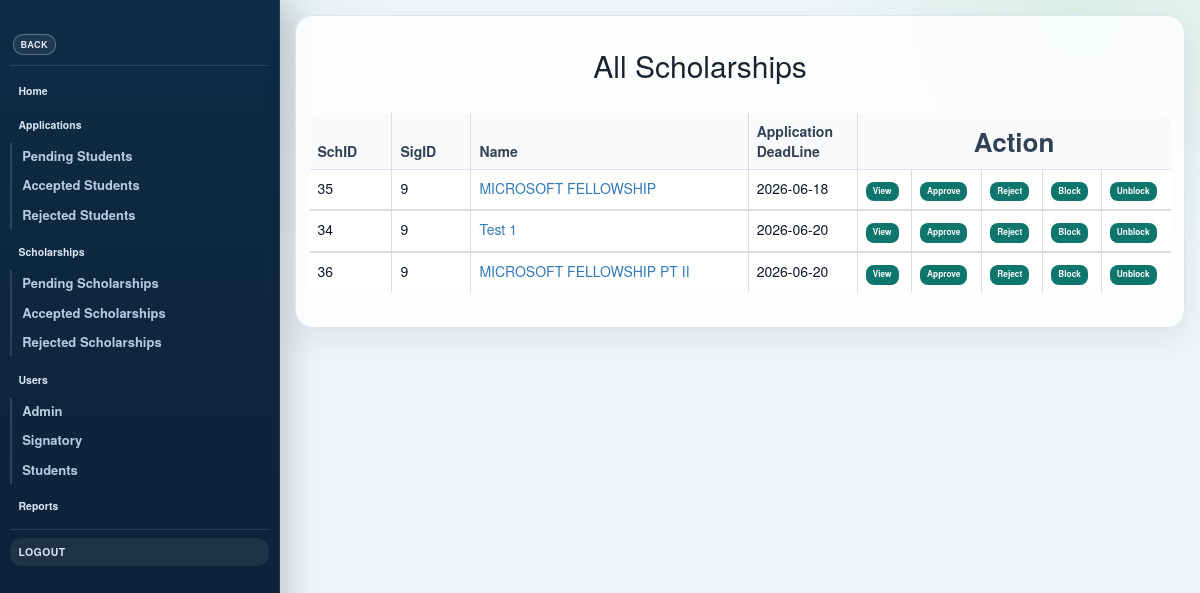
Page /admin/tempScholarship.php on the committed database.
### tables this page shows
CREATE TABLE `scholarship` (
  `scholarshipID` int(11) NOT NULL AUTO_INCREMENT,
  `sigID` int(11) NOT NULL,
  `schname` varchar(255) NOT NULL,
  `schlocation` varchar(255) NOT NULL,
  `schlocationfrom` varchar(255) NOT NULL,
  `degree` varchar(255) NOT NULL,
  `gender` varchar(20) NOT NULL,
  `target_financial_need` enum('Any','Low','Medium','High','Critical') DEFAULT 'Any',
  `religion` varchar(55) NOT NULL,
  `sch` varchar(30) NOT NULL,
  `appDeadline` date NOT NULL,
  `granteesNum` int(11) NOT NULL,
  `funding` varchar(20) NOT NULL,
  `description` varchar(4095) NOT NULL,
  `eligibility` varchar(4095) NOT NULL,
  `benefits` varchar(4095) NOT NULL,
  `apply` varchar(4095) NOT NULL,
  `links` varchar(1024) NOT NULL,
  `contact` varchar(1024) NOT NULL,
  `adminapproval` varchar(20) NOT NULL,
  `approved_at` datetime DEFAULT NULL,
  `previous_adminapproval` varchar(20) NOT NULL,
  `schstatus` varchar(20) NOT NULL DEFAULT 'active',
  PRIMARY KEY (`scholarshipID`)
);

### admin/tempScholarship.php (the view, shortened to what this page needs)
<?php
$conn = getDbConnection();
    if(isset($_GET['scholarship'])){
    	$scholarship = $_GET['scholarship'];
    }else{
    	$scholarship = "All";
    }
?>
<!DOCTYPE HTML>
<html>
  <head>
      <link href="../css/bootstrap.min.css" rel="stylesheet">
      <link href="../css/admin.css" rel="stylesheet">
	<link href="../css/pages/admin.css" rel="stylesheet">
  </head>
  <body class="app-shell">
    <div class="app-page">
			<?php require __DIR__ . '/../includes/nav-admin.php'; ?>
				<article id="main">
						<section class="content-card container">
								<div class="content">
									<?php if($scholarship == "All") {   ?>
									<section>
										<header>
											<h3 style="padding-left: 33%;font-size:30px"><?php echo $scholarship; ?> Scholarships  </h3><br>
										</header>
              				<?php
				                  $sql = "SELECT scholarshipID, sigID, schname, appDeadline, description, adminapproval, schstatus FROM scholarship ORDER BY `appDeadline` ASC ";
													$result = $conn->query($sql);
													if ($result->num_rows > 0) {
				                                ?>
				                            <table class = "table table-bordered">
				                              <thead>
				                                <tr>
				                                  <th class = "col-md-1" style="width: 5%"><strong>SchID</strong></th>
				                                  <th class = "col-md-1" style="width: 5%"><strong>SigID</strong></th>
				                                  <th class = "col-md-1" style="width: 20%"><strong>Name</strong></th>
				                                  <th class = "col-md-1" style="width: 3%"><strong>Application DeadLine</strong></th>
				                                  <th class = "col-md-1" style="width: 5%;text-align:center;font-size:26px" colspan="5"><strong>Action</strong> </th>
				                                </tr>
				                              </thead>
				                              <tbody>
				                                	<?php
				                              			while($row = $result->fetch_assoc()) {
				                              		?>
				                                    <tr>
				                                    	<td><?php
				                                    		echo $row['scholarshipID']; ?></td>
				                                    	<td><?php
				                                    		echo $row['sigID']; ?></td>
				                                      	<td><a href="#" data-toggle="modal" data-target="#scholarshipDescription"><?php
				                                      		echo $row['schname']; ?></a></td>
				                                      	<td><?php echo $row['appDeadline']; ?></td>
                                                <td>
                    															<form action="tempSchView.php" method="post">
                    					                        <button name="view" value="View">View</button>
                    					                    </form>
                    														</td>
				                                      	<td>
				                                      		<form action="../backend/adminAcceptReject.php" method="post">
					                                          <button name="accrej" value="Accept" <?php if($row['adminapproval'] === "Approved"){
                                                      echo "disabled";
                                                      echo " style = 'color:#fff'";
                                                    } ?>>Approve</button>
					                                        </form>
                    														</td>
                    														<td>
                    															 <form action="../backend/adminAcceptReject.php" method="post">
                    						                      <button name="accrej" value="Reject" <?php if($row['adminapproval'] === "Rejected"){
                                                        echo "disabled";
                                                        echo " style = 'color:#fff'";
                                                      } ?>>Reject</button>
                    						                   </form>
                    														</td>
                                                <td>
                    															 <form action="../backend/adminBlockUnblockSch.php" method="post" onsubmit="confirmblock(this,'This will Block the Scholarship and corresponding Applications.\n This wont Block the corresponding Signatory.\n Are your Sure?')">
                    						                      <button name="blk_unblk" value="blockScholarship" <?php if($row['schstatus'] === "inactive"){
                                                        echo "disabled";
                                                        echo " style = 'color:#fff'";
                                                      } ?>>Block</button>
                    						                   </form>
                    														</td>
                                                <td>
                    															 <form action="../backend/adminBlockUnblockSch.php" method="post" onsubmit="confirmunblock(this,'This will Unblock the Scholarships and corresponding Applications.\n This wont Unblock the corresponding Signatory.\n Are your Sure?')">
                    						                      <button name="blk_unblk" value="unblockScholarship" <?php if($row['schstatus'] === "active"){
                                                        echo "disabled";
                                                        echo " style = 'color:#fff'";
                                                      } ?>>Unblock</button>
                    						                   </form>
                    														</td>
				                                    </tr>
				                              </tbody>
				                              <?php } ?>
				                            </table>
				                            <?php } ?>
									</section>
                <?php } else if($scholarship == "Pending" || $scholarship == "Approved" || $scholarship == "Rejected"){   ?>
									<section>
										<header>
											<h3 style="padding-left: 30%;font-size:30px"><?php echo $scholarship; ?> Scholarships</h3><br>
										</header>
              				<?php
				                  $sql = "SELECT scholarshipID, sigID, schname, appDeadline, description, adminapproval, schstatus FROM scholarship WHERE adminapproval='$scholarship' ORDER BY `appDeadline` ASC";
													$result = $conn->query($sql);
													if ($result->num_rows > 0) {
				                                ?>
                                        <table class = "table table-bordered">
    				                              <thead>
    				                                <tr>
    				                                  <th class = "col-md-1" style="width: 5%"><strong>SchID</strong></th>
    				                                  <th class = "col-md-1" style="width: 5%"><strong>SigID</strong></th>
    				                                  <th class = "col-md-1" style="width: 20%"><strong>Name</strong></th>
    				                                  <th class = "col-md-1" style="width: 3%"><strong>Application DeadLine</strong></th>
    				                                  <th class = "col-md-1" style="width: 5%;text-align:center;font-size:26px" colspan="5"><strong>Action</strong> </th>
                                              <!-- <th class = "col-md-1"></th>
    				                               		<th class = "col-md-1"></th>
    				                               		<th class = "col-md-1"></th>
    				                                  <th class = "col-md-1"></th> -->
    				                                </tr>
    				                              </thead>
    				                              <tbody>
				                                	<?php
				                              			while($row = $result->fetch_assoc()) {
				                              		?>
				                                    <tr>
				                                    	<td><?php
				                                    		$schID=$row['scholarshipID'];
				                                    		echo $row['scholarshipID']; ?></td>
				                                    	<td><?php
				                                    		$sigID=$row['sigID'];
				                                    		echo $row['sigID']; ?></td>
				                                      	<td><a href="#" data-toggle="modal" data-target="#scholarshipDescription"><?php
				                                      		$schname=$row['schname'];
				                                      		echo $row['schname']; ?></a></td>
				                                      	<td><?php echo $row['appDeadline']; ?></td>
                                                <td>
                                                  <form action="tempSchView.php" method="post">
                                                     <input type="hidden" name="schname" value="<?php echo $schname; ?>">
                                                    <input type="hidden" name="sigID" value="<?php echo $sigID; ?>">
                                                    <input type="hidden" name="schID" value="<?php echo $schID; ?>">
                                                    <button name="view" value="View">View</button>
                                                  </form>
                                                </td>
				                                      	<td>
				                                      		<form action="../backend/adminAcceptReject.php" method="post">
					                                          <input type="hidden" name="schID" value="<?php echo $schID; ?>">
					                                          <button name="accrej" value="Accept" <?php if($row['adminapproval'] === "Approved"){
                                                      echo "disabled";
                                                      echo " style = 'color:#fff'";
                                                    } ?>>Approve</button>
					                                        </form>
                    														</td>
                    														<td>
                    															 <form action="../backend/adminAcceptReject.php" method="post">
						                                          <input type="hidden" name="schID" value="<?php echo $schID; ?>">
						                                          <button name="accrej" value="Reject" <?php if($row['adminapproval'] === "Rejected"){
                                                        echo "disabled";
                                                        echo " style = 'color:#fff'";
                                                      } ?>>Reject</button>
						                                        </form>
                    														</td>
                                                <td>
                    															 <form action="../backend/adminBlockUnblockSch.php" method="post" onsubmit="confirmblock(this,'This will Block the Scholarship and corresponding Applications.\n This wont Block the corresponding Signatory.\n Are your Sure?')">
                    						                      <input type="hidden" name="schID" value="<?php echo $schID; ?>">
                    						                      <button name="blk_unblk" value="blockScholarship" <?php if($row['schstatus'] === "inactive"){
                                                        echo "disabled";
                                                        echo " style = 'color:#fff'";
                                                      } ?>>Block</button>
                    						                   </form>
                    														</td>
                                                <td>
                    															 <form action="../backend/adminBlockUnblockSch.php" method="post" onsubmit="confirmunblock(this,'This will Unblock the Scholarships and corresponding Applications.\n This wont Unblock the corresponding Signatory.\n Are your Sure?')">
                    						                      <input type="hidden" name="schID" value="<?php echo $schID; ?>">
                    						                      <button name="blk_unblk" value="unblockScholarship" <?php if($row['schstatus'] === "active"){
                                                        echo "disabled";
                                                        echo " style = 'color:#fff'";
                                                      } ?>>Unblock</button>
                    						                   </form>
                    														</td>
				                                    </tr>
				                              </tbody>
				                              <?php } ?>
				                            </table>
				                            <?php } ?>
									</section>
                <?php } else {
                  echo "Invalid Request";
                } ?>
								</div>
						</section>
				</article>
		</div>
	</body>
</html>

### css/admin.css (style rules this page uses)
:root { --admin-bg-0: #f4f7fb; --admin-bg-1: #e7eef8; --admin-ink: #182432; --admin-ink-soft: #4f6279; --admin-accent: #0f766e; --admin-accent-2: #22c55e; --admin-surface: #ffffff; --admin-border: #d3deeb; }
article#main h2, article#main h3, #cta h2 { color: var(--admin-ink); }
body.app-shell { margin: 0; min-height: 100vh; background: radial-gradient(circle at 8% 4%, rgba(15, 118, 110, 0.12), transparent 22%), radial-gradient(circle at 90% 2%, rgba(34, 197, 94, 0.12), transparent 20%), #f1f5f9; color: #0f172a; }
.app-page { display: grid; grid-template-columns: 280px minmax(0, 1fr); min-height: 100vh; }
article#main { grid-column: 2; width: 100%; padding: 1.5rem 1.5rem 0; }
.content-card.container, section.content-card.container { width: 100%; max-width: none; margin: 0; background: rgba(255, 255, 255, 0.84); backdrop-filter: blur(3px); border: 1px solid #dbe4ef; border-radius: 18px; box-shadow: 0 12px 30px rgba(15, 23, 42, 0.08); padding: 1.25rem; }
.content-card .content { overflow-x: auto; }
.content-card h1, .content-card h2, .content-card h3, .content-card h4 { color: #0f172a; }
.content-card table { background: #ffffff; border-radius: 12px; overflow: hidden; }
.content-card .table > thead > tr > th { background: #f8fafc; color: #334155; border-bottom: 1px solid #dbe4ef; }
.content-card .table > tbody > tr > td, .content-card .table > tbody > tr > th { border-top: 1px solid #edf2f7; }
.content-card button, .content-card input[type="submit"] { border: none; border-radius: 8px; padding: 0.4rem 0.7rem; font-size: 0.83rem; font-weight: 600; background: #0f766e; color: #ffffff; transition: background 0.2s ease, transform 0.2s ease; }

### rows in the picture
scholarship: scholarshipID "35", sigID "9", schname "MICROSOFT FELLOWSHIP", appDeadline "2026-06-18"
scholarship: scholarshipID "34", sigID "9", schname "Test 1", appDeadline "2026-06-20"
scholarship: scholarshipID "36", sigID "9", schname "MICROSOFT FELLOWSHIP PT II", appDeadline "2026-06-20"

### other values in the picture
$scholarship "All"
